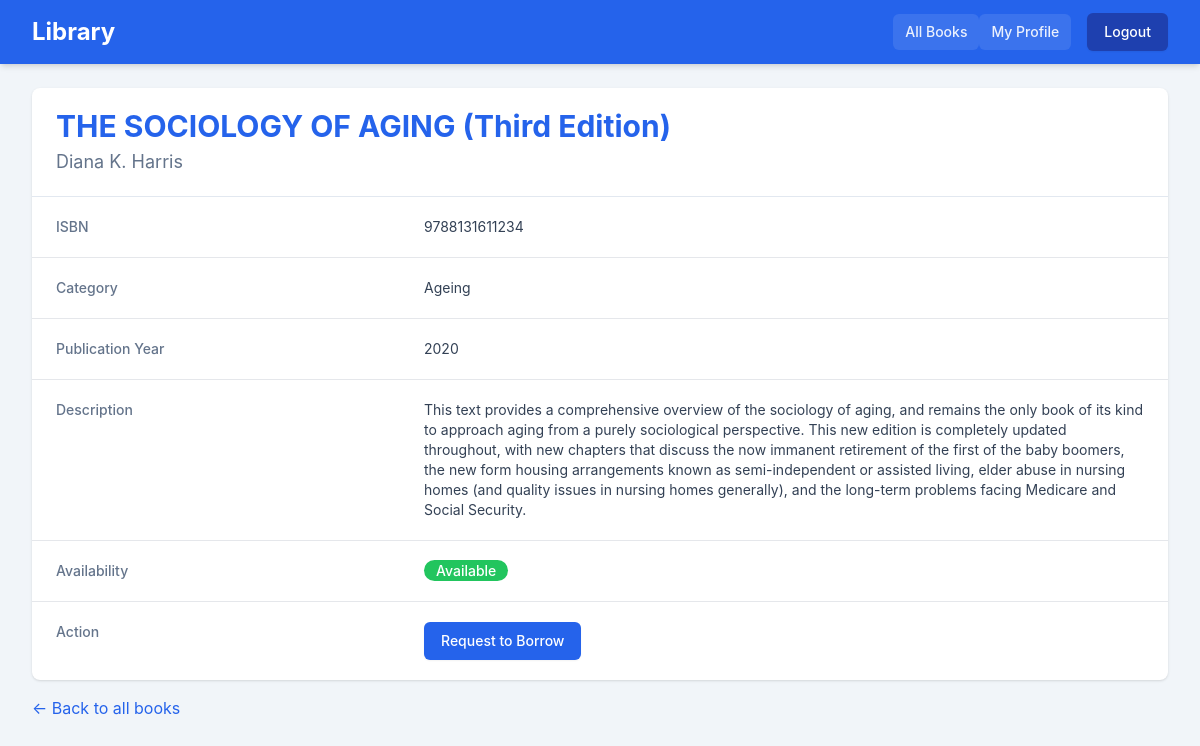
Screenshot of /book/2/ (signed in) with the database file from the repository.
### library/models.py (models this page shows, shortened)
class Book(models.Model):
    title = models.CharField(max_length=500)
    author = models.CharField(max_length=500, null=True, blank=True)
    isbn = models.CharField(max_length=20, unique=True, null=True, blank=True)
    category = models.CharField(max_length=100, null=True, blank=True)
    publication_year = models.IntegerField(null=True, blank=True)
    description = models.TextField(null=True, blank=True)
    is_available = models.BooleanField(default=True)

### library/views.py (the view)
# urls.py: path('book/<int:pk>/', views.book_detail, name='book_detail'),
@login_required
def book_detail(request, pk):
    book = get_object_or_404(Book, pk=pk)
    existing_request = Borrowing.objects.filter(
        student=request.user,
        book=book,
        status__in=['PENDING', 'APPROVED']
    ).first()
    return render(request, 'library/book_detail.html', {
        'book': book,
        'existing_request': existing_request
    })

### library/templates/library/book_detail.html (shortened to what this page needs)
{% extends 'library/base.html' %}
{% block content %}
<div class="bg-white shadow overflow-hidden rounded-lg">
    <div class="px-4 py-5 sm:px-6">
        <h1 class="text-3xl font-bold" style="color: #2563EB;">{{ book.title }}</h1>
        <p class="mt-1 max-w-2xl text-lg" style="color: #64748b;">{{ book.author|default:"Unknown Author" }}</p>
    </div>
    <div style="border-top-color: #e2e8f0;" class="border-t px-4 py-5 sm:p-0">
        <dl class="sm:divide-y" style="border-color: #e2e8f0;">
            <div class="py-4 sm:py-5 sm:grid sm:grid-cols-3 sm:gap-4 sm:px-6">
                <dt class="text-sm font-medium" style="color: #64748b;">ISBN</dt>
                <dd class="mt-1 text-sm sm:mt-0 sm:col-span-2" style="color: #334155;">{{ book.isbn|default:"N/A" }}</dd>
            </div>
            <div class="py-4 sm:py-5 sm:grid sm:grid-cols-3 sm:gap-4 sm:px-6">
                <dt class="text-sm font-medium" style="color: #64748b;">Category</dt>
                <dd class="mt-1 text-sm sm:mt-0 sm:col-span-2" style="color: #334155;">{{ book.category|default:"N/A" }}</dd>
            </div>
            <div class="py-4 sm:py-5 sm:grid sm:grid-cols-3 sm:gap-4 sm:px-6">
                <dt class="text-sm font-medium" style="color: #64748b;">Publication Year</dt>
                <dd class="mt-1 text-sm sm:mt-0 sm:col-span-2" style="color: #334155;">{{ book.publication_year|default:"N/A" }}</dd>
            </div>
            <div class="py-4 sm:py-5 sm:grid sm:grid-cols-3 sm:gap-4 sm:px-6">
                <dt class="text-sm font-medium" style="color: #64748b;">Description</dt>
                <dd class="mt-1 text-sm sm:mt-0 sm:col-span-2" style="color: #334155;">{{ book.description|default:"No description available."|linebreaksbr }}</dd>
            </div>
            <div class="py-4 sm:py-5 sm:grid sm:grid-cols-3 sm:gap-4 sm:px-6">
                <dt class="text-sm font-medium" style="color: #64748b;">Availability</dt>
                <dd class="mt-1 text-sm sm:mt-0 sm:col-span-2">
                    {% if book.is_available %}
                        <span class="px-3 py-0.5 rounded-full text-sm font-medium text-white" style="background-color: #22C55E;">Available</span>
                    {% else %}
                        <span class="px-3 py-0.5 rounded-full text-sm font-medium text-white" style="background-color: #E11D48;">Unavailable</span>
                    {% endif %}
                </dd>
            </div>
            <div class="py-4 sm:py-5 sm:grid sm:grid-cols-3 sm:gap-4 sm:px-6">
                <dt class="text-sm font-medium" style="color: #64748b;">Action</dt>
                <dd class="mt-1 text-sm sm:mt-0 sm:col-span-2">
                    {% if existing_request %}
                        {% if existing_request.status == 'PENDING' %}
                            <span class="inline-flex items-center px-4 py-2 border border-transparent text-sm font-medium rounded-md text-white" style="background-color: #fbbf24;">
                                Your request is pending approval
                            </span>
                        {% elif existing_request.status == 'APPROVED' %}
                             <span class="inline-flex items-center px-4 py-2 border border-transparent text-sm font-medium rounded-md text-white" style="background-color: #22C55E;">
                                You have this book
                            </span>
                        {% endif %}
                    {% elif book.is_available %}
                        <form action="{% url 'request_book' book.pk %}" method="POST">
                            <button type="submit" class="inline-flex items-center px-4 py-2 border border-transparent text-sm font-medium rounded-md shadow-sm text-white transition" style="background-color: #2563EB;" onmouseover="this.style.backgroundColor='#1E40AF'" onmouseout="this.style.backgroundColor='#2563EB'">
                                Request to Borrow
                            </button>
                        </form>
                    {% else %}
                        <span class="inline-flex items-center px-4 py-2 border border-transparent text-sm font-medium rounded-md" style="background-color: #e2e8f0; color: #475569;">
                            Book is currently borrowed
                        </span>
                    {% endif %}
                </dd>
            </div>
        </dl>
    </div>
</div>
<div class="mt-4">
    <a href="{% url 'book_list' %}" style="color: #2563EB;" onmouseover="this.style.color='#1E40AF'" onmouseout="this.style.color='#2563EB'">&larr; Back to all books</a>
</div>
{% endblock %}

### rows the page displays
Book: title "THE SOCIOLOGY OF AGING (Third Edition)", author "Diana K. Harris", isbn "9788131611234", category "Ageing", publication_year "2020", description "This text provides a comprehensive overview of the sociology of aging, and remains the only book of its kind to approach aging from a purely sociological perspective. This new edition is completely updated throughout, with new chapters that discuss the now immanent retirement of the first of the baby boomers, the new form housing arrangements known as semi-independent or assisted living, elder abuse in nursing homes (and quality issues in nursing homes generally), and the long-term problems facing Medicare and Social Security."
